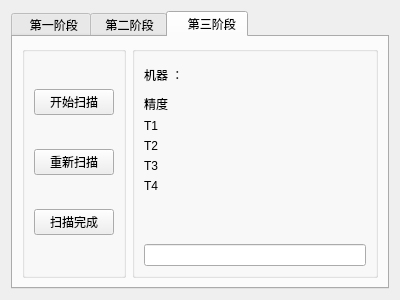
<?xml version="1.0" encoding="UTF-8"?>
<ui version="4.0">
 <class>DeviceUnion</class>
 <widget class="QWidget" name="DeviceUnion">
  <property name="geometry">
   <rect>
    <x>0</x>
    <y>0</y>
    <width>400</width>
    <height>300</height>
   </rect>
  </property>
  <property name="windowTitle">
   <string>Form</string>
  </property>
  <layout class="QHBoxLayout" name="horizontalLayout_7">
   <item>
    <widget class="QTabWidget" name="tabWidget">
     <property name="currentIndex">
      <number>2</number>
     </property>
     <widget class="QWidget" name="tab">
      <attribute name="title">
       <string>  第一阶段</string>
      </attribute>
      <layout class="QHBoxLayout" name="horizontalLayout">
       <item>
        <widget class="QGroupBox" name="groupBox_2">
         <property name="title">
          <string/>
         </property>
         <layout class="QVBoxLayout" name="verticalLayout_2">
          <item>
           <widget class="QPushButton" name="pushButton">
            <property name="text">
             <string>开始扫描</string>
            </property>
           </widget>
          </item>
          <item>
           <widget class="QPushButton" name="pushButton_2">
            <property name="text">
             <string>重新扫描</string>
            </property>
           </widget>
          </item>
          <item>
           <widget class="QPushButton" name="pushButton_3">
            <property name="text">
             <string>扫描完成</string>
            </property>
           </widget>
          </item>
         </layout>
        </widget>
       </item>
       <item>
        <widget class="QGroupBox" name="groupBox">
         <property name="title">
          <string/>
         </property>
         <layout class="QVBoxLayout" name="verticalLayout">
          <item>
           <layout class="QHBoxLayout" name="horizontalLayout_2">
            <item>
             <widget class="QLabel" name="label">
              <property name="text">
               <string>机器 ：</string>
              </property>
             </widget>
            </item>
            <item>
             <widget class="QLabel" name="label_4">
              <property name="text">
               <string>&lt;html&gt;&lt;head/&gt;&lt;body&gt;&lt;p&gt;&lt;br/&gt;&lt;/p&gt;&lt;/body&gt;&lt;/html&gt;</string>
              </property>
             </widget>
            </item>
           </layout>
          </item>
          <item>
           <layout class="QGridLayout" name="gridLayout">
            <item row="1" column="0">
             <widget class="QLabel" name="label_3">
              <property name="text">
               <string>1级精度</string>
              </property>
             </widget>
            </item>
            <item row="2" column="0">
             <widget class="QLabel" name="label_7">
              <property name="text">
               <string>2级精度</string>
              </property>
             </widget>
            </item>
            <item row="0" column="0">
             <widget class="QLabel" name="label_2">
              <property name="text">
               <string>常温绝缘性</string>
              </property>
             </widget>
            </item>
            <item row="1" column="1">
             <widget class="QLabel" name="label_6">
              <property name="text">
               <string/>
              </property>
             </widget>
            </item>
            <item row="2" column="1">
             <widget class="QLabel" name="label_8">
              <property name="text">
               <string/>
              </property>
             </widget>
            </item>
            <item row="0" column="1">
             <widget class="QLabel" name="label_5">
              <property name="text">
               <string/>
              </property>
             </widget>
            </item>
           </layout>
          </item>
          <item>
           <spacer name="verticalSpacer">
            <property name="orientation">
             <enum>Qt::Vertical</enum>
            </property>
            <property name="sizeHint" stdset="0">
             <size>
              <width>20</width>
              <height>40</height>
             </size>
            </property>
           </spacer>
          </item>
          <item>
           <widget class="QLineEdit" name="lineEdit_4"/>
          </item>
         </layout>
        </widget>
       </item>
      </layout>
     </widget>
     <widget class="QWidget" name="tab_2">
      <attribute name="title">
       <string> 第二阶段</string>
      </attribute>
      <layout class="QHBoxLayout" name="horizontalLayout_4">
       <item>
        <widget class="QGroupBox" name="groupBox_3">
         <property name="title">
          <string/>
         </property>
         <layout class="QVBoxLayout" name="verticalLayout_4">
          <item>
           <widget class="QPushButton" name="pushButton_4">
            <property name="text">
             <string>开始扫描</string>
            </property>
           </widget>
          </item>
          <item>
           <widget class="QPushButton" name="pushButton_5">
            <property name="text">
             <string>重新扫描</string>
            </property>
           </widget>
          </item>
          <item>
           <widget class="QPushButton" name="pushButton_6">
            <property name="text">
             <string>扫描完成</string>
            </property>
           </widget>
          </item>
         </layout>
        </widget>
       </item>
       <item>
        <widget class="QGroupBox" name="groupBox_4">
         <property name="title">
          <string/>
         </property>
         <layout class="QVBoxLayout" name="verticalLayout_5">
          <item>
           <layout class="QHBoxLayout" name="horizontalLayout_3">
            <item>
             <widget class="QLabel" name="label_11">
              <property name="text">
               <string>机器 ：</string>
              </property>
             </widget>
            </item>
            <item>
             <widget class="QLabel" name="label_12">
              <property name="text">
               <string>&lt;html&gt;&lt;head/&gt;&lt;body&gt;&lt;p&gt;&lt;br/&gt;&lt;/p&gt;&lt;/body&gt;&lt;/html&gt;</string>
              </property>
             </widget>
            </item>
           </layout>
          </item>
          <item>
           <layout class="QGridLayout" name="gridLayout_2">
            <item row="2" column="0">
             <widget class="QLabel" name="label_14">
              <property name="text">
               <string>高温稳定性</string>
              </property>
             </widget>
            </item>
            <item row="0" column="0">
             <widget class="QLabel" name="label_15">
              <property name="text">
               <string>25°C精度</string>
              </property>
             </widget>
            </item>
            <item row="1" column="0">
             <widget class="QLabel" name="label_13">
              <property name="text">
               <string>高温 绝缘性</string>
              </property>
             </widget>
            </item>
            <item row="2" column="1">
             <widget class="QLabel" name="label_16">
              <property name="text">
               <string/>
              </property>
             </widget>
            </item>
            <item row="0" column="1">
             <widget class="QLabel" name="label_17">
              <property name="text">
               <string/>
              </property>
             </widget>
            </item>
            <item row="1" column="1">
             <widget class="QLabel" name="label_19">
              <property name="text">
               <string/>
              </property>
             </widget>
            </item>
           </layout>
          </item>
          <item>
           <spacer name="verticalSpacer_2">
            <property name="orientation">
             <enum>Qt::Vertical</enum>
            </property>
            <property name="sizeHint" stdset="0">
             <size>
              <width>20</width>
              <height>40</height>
             </size>
            </property>
           </spacer>
          </item>
          <item>
           <widget class="QLineEdit" name="lineEdit_5"/>
          </item>
         </layout>
        </widget>
       </item>
      </layout>
     </widget>
     <widget class="QWidget" name="tab_3">
      <attribute name="title">
       <string>   第三阶段</string>
      </attribute>
      <layout class="QHBoxLayout" name="horizontalLayout_6">
       <item>
        <widget class="QGroupBox" name="groupBox_5">
         <property name="title">
          <string/>
         </property>
         <layout class="QVBoxLayout" name="verticalLayout_6">
          <item>
           <widget class="QPushButton" name="pushButton_7">
            <property name="text">
             <string>开始扫描</string>
            </property>
           </widget>
          </item>
          <item>
           <widget class="QPushButton" name="pushButton_8">
            <property name="text">
             <string>重新扫描</string>
            </property>
           </widget>
          </item>
          <item>
           <widget class="QPushButton" name="pushButton_9">
            <property name="text">
             <string>扫描完成</string>
            </property>
           </widget>
          </item>
         </layout>
        </widget>
       </item>
       <item>
        <widget class="QGroupBox" name="groupBox_6">
         <property name="title">
          <string/>
         </property>
         <layout class="QVBoxLayout" name="verticalLayout_7">
          <item>
           <layout class="QHBoxLayout" name="horizontalLayout_5">
            <item>
             <widget class="QLabel" name="label_21">
              <property name="text">
               <string>机器 ：</string>
              </property>
             </widget>
            </item>
            <item>
             <widget class="QLabel" name="label_22">
              <property name="text">
               <string>&lt;html&gt;&lt;head/&gt;&lt;body&gt;&lt;p&gt;&lt;br/&gt;&lt;/p&gt;&lt;/body&gt;&lt;/html&gt;</string>
              </property>
             </widget>
            </item>
           </layout>
          </item>
          <item>
           <layout class="QGridLayout" name="gridLayout_3">
            <item row="3" column="1">
             <widget class="QLabel" name="label_30">
              <property name="text">
               <string/>
              </property>
             </widget>
            </item>
            <item row="2" column="0">
             <widget class="QLabel" name="label_24">
              <property name="text">
               <string>T2</string>
              </property>
             </widget>
            </item>
            <item row="0" column="1">
             <widget class="QLabel" name="label_27">
              <property name="text">
               <string/>
              </property>
             </widget>
            </item>
            <item row="1" column="1">
             <widget class="QLabel" name="label_29">
              <property name="text">
               <string/>
              </property>
             </widget>
            </item>
            <item row="0" column="0">
             <widget class="QLabel" name="label_25">
              <property name="text">
               <string>精度</string>
              </property>
             </widget>
            </item>
            <item row="3" column="0">
             <widget class="QLabel" name="label_28">
              <property name="text">
               <string>T3</string>
              </property>
             </widget>
            </item>
            <item row="2" column="1">
             <widget class="QLabel" name="label_26">
              <property name="text">
               <string/>
              </property>
             </widget>
            </item>
            <item row="1" column="0">
             <widget class="QLabel" name="label_23">
              <property name="text">
               <string>T1</string>
              </property>
             </widget>
            </item>
            <item row="4" column="0">
             <widget class="QLabel" name="label_9">
              <property name="text">
               <string>T4</string>
              </property>
             </widget>
            </item>
            <item row="4" column="1">
             <widget class="QLabel" name="label_10">
              <property name="text">
               <string/>
              </property>
             </widget>
            </item>
           </layout>
          </item>
          <item>
           <spacer name="verticalSpacer_3">
            <property name="orientation">
             <enum>Qt::Vertical</enum>
            </property>
            <property name="sizeHint" stdset="0">
             <size>
              <width>20</width>
              <height>40</height>
             </size>
            </property>
           </spacer>
          </item>
          <item>
           <widget class="QLineEdit" name="lineEdit_6"/>
          </item>
         </layout>
        </widget>
       </item>
      </layout>
     </widget>
    </widget>
   </item>
  </layout>
 </widget>
 <resources/>
 <connections/>
</ui>
